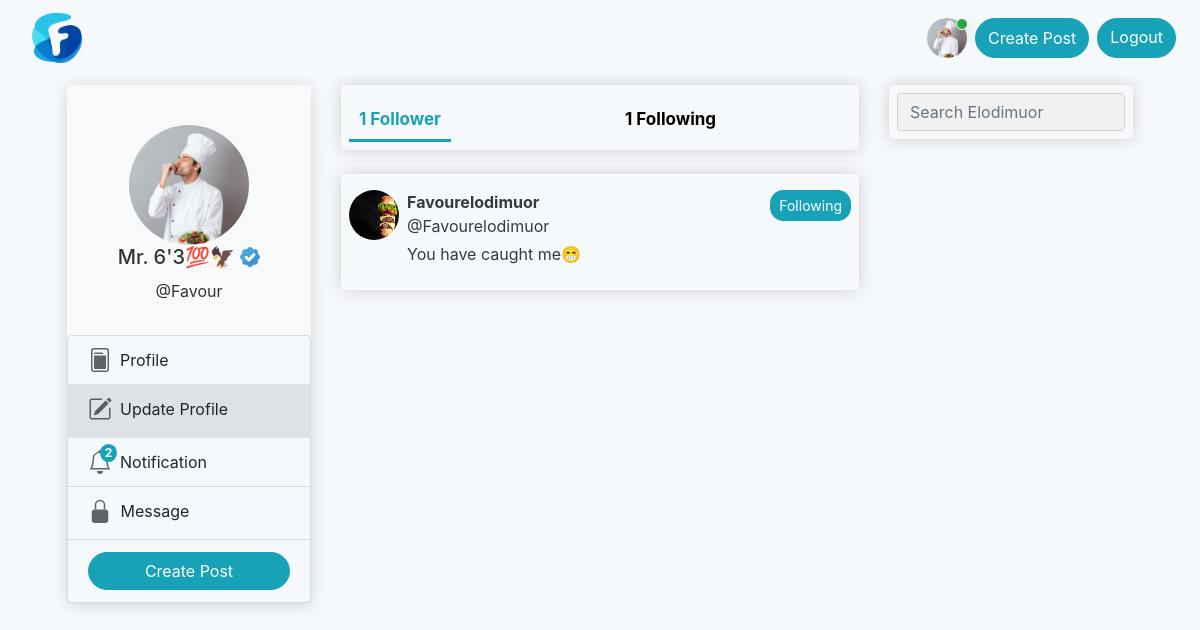
/testu/follow/ (signed in), run on the app's committed database.
### users/models.py (models this page shows, shortened)
class User(AbstractUser):
    display_name = models.CharField(max_length=20, null=True, blank=True)
    about = models.CharField(max_length=255, null=True, blank=True)
    image = models.ImageField(default='profile.png', upload_to='profile_picture')
    follower = models.ManyToManyField(settings.AUTH_USER_MODEL, blank=True, related_name='follower_list')
    following = models.ManyToManyField(settings.AUTH_USER_MODEL, blank=True, related_name='following_list')
    background_image = models.ImageField(default="WIN_20220328_15_20_55_Pro.jpg", upload_to="profile_background_image")
    account_visit = models.IntegerField(default=0)
    account_engaged = models.IntegerField(default=0)
    has_viewed = models.BooleanField(default=False)
    is_verified = models.BooleanField(default=False)
    post_notification = models.ManyToManyField(settings.AUTH_USER_MODEL, blank=True, related_name='post_notify')
    mute_list = models.ManyToManyField(settings.AUTH_USER_MODEL, blank=True, related_name='mute')
    block_list = models.ManyToManyField(settings.AUTH_USER_MODEL, blank=True, related_name='block')

### users/views.py (the view)
# urls.py: path("<str:username>/follow/", user_views.follower_view, name="follow"),
@login_required
def follower_view(request, username):
    obj = get_object_or_404(User, username=username)
    notification_count = Notification.objects.filter(user=request.user, is_seen=False).count()
    post_notification_count = PostNotification.objects.filter(user=request.user, is_seen=False).count()
    follower = obj.follower.all()
    following = obj.following.all()
    context = {
        "follower": follower,
        "following": following,
        "notification_count": notification_count,
        "post_notification_count": post_notification_count,
    }
    return render(request, "users/follows.html", context)

### users/templates/users/follows.html (shortened to what this page needs)
{% extends 'blog/base.html' %}
{% load humanize %}
{% load static %}
{% load subtract %}
{% block content %}
<div class="col-lg-6">
    <div class="box-element">
        <div class="tab row mt-2">
            <div class="col-lg-6 col-6">
                <button class="tablinks" id="defaultOpen" onclick="openCity(event, 'Paris')">
                    <b>{{ follower.count }} Follower</b>
                </button>
            </div>
            <div class="col-lg-6 col-6" id="Following">
                <button class="tablinks" onclick="openCity(event, 'Tokyo')">
                    <b>{{ following.count }} Following</b>
                </button>
            </div>
        </div>
    </div>
    <br>
    <div id="Paris" class="tabcontent">
        {% for follow in follower %}
        <div class="box-element mb-3">
            <div class="content-section">
                <div class="media mt-2">
                    <a href="{% url 'a_follower_post_view' follow %}">
                        <img class="rounded-circle" style="width:50px;height:50px" src="{{ follow.image.url }}"
                             alt="">
                    </a>
                    <div class="media-body">
                        <a href="{% url 'a_follower_post_view' follow %}" class="text-decoration-none text-dark">
                            <strong class="account-heading ml-2">
                                {% if follow.display_name %}
                                {{ follow.display_name }}
                                {% else %}
                                {{follow}}
                                {% endif %}
                            </strong>
                        </a>
                        {% if follow in request.user.following.all %}
                        <button style="border-radius:13px;" data-href="{% url 'follower-api' follow %}"
                                class="btn follow-btn btn-info btn-sm float-right" id="follow-btn">Following
                        </button>
                        {% else %}
                        <a data-href="{% url 'follower-api' follow %}" style="border-radius:13px;"
                           class="btn btn-outline-info follow-btn btn-sm float-right"
                           id="follow-buttonn">Follow
                        </a>
                        {% endif %}
                        <a href="{% url 'a_follower_post_view' follow %}" class="text-decoration-none text-dark">
                            <p class="account-heading ml-2 mb-1">@{{ follow }}</p>
                            <p class="account-heading ml-2">{{ follow.about }}</p>
                        </a>
                    </div>
                </div>
            </div>
        </div>
        {% endfor %}
    </div>
</div>
<div class="col-lg-3">
    <div class="box-element">
        <form action="{% url 'search' %}" autocomplete="off" method="GET" value="{{request.GET.q}}">
            <input type="text" name="q" value="{{request.GET.q}}" class="form-control"
                   placeholder="Search Elodimuor"/>
        </form>
    </div>
    <br>
</div>
{% endblock %}

### blog/templates/blog/base.html (shortened to what this page needs)
<!DOCTYPE html>
{% load crispy_forms_tags %}
{% load static %}
{% load humanize %}
<html lang="en">
<head>
    <link href="https://cdn.jsdelivr.net/npm/bootstrap@5.1.3/dist/css/bootstrap.min.css" rel="stylesheet"
>
    <link rel="stylesheet" href="https://stackpath.bootstrapcdn.com/bootstrap/4.5.0/css/bootstrap.min.css"
>
    <link href="https://stackpath.bootstrapcdn.com/bootstrap/4.4.1/css/bootstrap.min.css" rel="stylesheet"
          type="text/css"/>
    <link rel="stylesheet" href="https://cdn.jsdelivr.net/npm/bootstrap@4.6.1/dist/css/bootstrap.min.css"
>
    <link rel="stylesheet" href="https://cdnjs.cloudflare.com/ajax/libs/animate.css/4.1.1/animate.min.css"/>
    <link rel="stylesheet" href="https://cdnjs.cloudflare.com/ajax/libs/animate.css/3.7.2/animate.min.css">
    <link rel="stylesheet" href="{% static 'css/bootstrap.css' %}">
    <link rel="stylesheet" href="{% static 'css/main.css' %}">
    <link rel="stylesheet" href="{% static 'css/search.css' %}">
</head>
<body id="page-top">
{% include 'blog/navbar.html' %}
<div class="container">
    <div class="row">
        <div class="col-lg-3 phone_size">
            <div class="sticky-top" style="top: 80px">
                <div class="card border-0">
                    <div align="center" class="customer-profile">
                        <br>
                        <img width="120" height="120" background="#fff" color="#fff"
                             class="rounded-circle customer-image " src="{{ user.image.url }}">
                        <h5>
                            {% if user.display_name %}
                            {{ user.display_name }}
                            {% else %}
                            {{ user }}
                            {% endif %}
                            {% if user.is_verified %}
                            <img width="20px" height="20px" class="mb-1"
                               src="{% static 'images/verify.png' %}" alt="">
                            {% endif %}
                        </h5>
                        <p class="text-truncate">@{{ user }}</p>
                    </div>
                    <ul class="customer-nav list-group">
                        <a href="{% url 'a_follower_post_view' user %}" class=" list-group-item">
                            <div class="media">
                                <div class="media-body ml-2">
                                    Profile
                                </div>
                            </div>
                        </a>
                        <a href="{% url 'update_profile' %}" class="active list-group-item">
                            <div class="media">
                                <div class="media-body ml-1" >
                                    Update Profile
                                </div>
                            </div>
                        </a>
                        <a href="{% url 'notification' %}" class="list-group-item">
                            <div class="media">
                                {% if notification_count or post_notification_count %}
                                <div class="badge badge_ badge-info badge-counter rounded-circle"
                                     style="" id="notification">
                                    {{ notification_count|add:post_notification_count|intword }}
                                </div>
                                {% endif %}
                                <div class="media-body ml-2">
                                    Notification
                                </div>
                            </div>
                        </a>
                        <a href="#" class="d-flex justify-content-between align-items-center list-group-item">
                            <span>
                                Message
                            </span>
                        </a>
                        <a data-target="#postModal" data-toggle="modal" href=""
                           class="d-flex justify-content-between align-items-center list-group-item">
                            <button class="btn btn-info btn-block">
                                Create Post
                            </button>
                        </a>
                    </ul>
                </div>
            </div>
        </div>
        <br>
        <br>
        {% block content %} {% endblock %}
    </div>
</div>
<div class="toast-container toast-bottom-center" style="height: 10px;">
</div>
</body>
</html>

### blog/templates/blog/navbar.html (shortened to what this page needs)
{% load static %}
{% load humanize %}
<div class="container">
<nav style="background-color: #f6f9fc !important;" class="bg-light navbar  navbar-expand-lg navbar-light fixed-top mb-5">
    <div class="form-inline my-2 my-lg-0">
        <a class="navbar-brand ml-3 d-flex" href="{% url 'blog_home' %}">
            <img src="{% static 'images/falcon_LGfm6ox.png' %}" width="50" height="50" alt="">
        </a>
    </div>
    <nav id="navbar_main" class="mobile-offcanvas navbar navbar-expand-lg navbar-light bg-light"
         style="background-color: #f6f9fc !important;">
    </nav>
    <div class="navbar-collapse mr-auto order-lg-2 collapse hide_nav" id="navbarCollapse" style="">
        <div class="collapse d-flex navbar-collapse" id="navbarSupportedContent">
            <ul class="navbar d-flex navbar-nav float-left me-auto">
                <li class="nav-item">
                    <a class="nav-link active" aria-current="page" href="/"></a>
                </li>
            </ul>
            <form class="d-flex" method="get" action="{% url 'search' %}">
                <a href="{% url 'a_follower_post_view' request.user %}">
                <img src="{{ user.image.url }}" width="40" height="40" class="rounded-circle mr-2 user-image" alt=""></a>
                <div class="badge badge-success shadow badge-counter rounded-circle user_badge"
                     style="margin-left: 29px;">
                </div>
                <button type="button" data-target="#postModal" data-toggle="modal" class="btn btn-info mr-2">Create Post
                </button>
                {% if request.user.is_authenticated %}
                <a href="{% url 'logout' %}" class="btn btn-info mr-2">Logout
                </a>
                {% endif %}
            </form>
        </div>
    </div>
</nav></div>

### static/css/main.css (style rules this page uses)
body { background-color: #f6f9fc !important; color: #333333; margin-top: 5rem; }
.box-element { box-shadow:hsl(0, 0%, 80%) 0 0 16px; background-color: ; border-radius: 4px; padding: 8px; }
.container { margin-top: .5rem; max-width: 90%; padding-right: 7px; padding-left: 7px; margin-top: 85px; }
.btn { border-radius: 24px }
.badge_ { border-radius:100%; position:absolute; top:6px; left: 32px; }
.badge_ { display: inline-block; padding: .25em .4em; font-size: 75%; font-weight: 700; line-height: 1; text-align: center; white-space: nowrap; vertical-align: baseline; border-radius: .35rem; }
.card { box-shadow: 0 2px 1rem rgba(0,0,0,.15); }
.border-0 { border: 0!important; }
.card { position: relative; display: -webkit-flex; display: flex; -webkit-flex-direction: column; flex-direction: column; min-width: 0; word-wrap: break-word; background-color: transparent; background-clip: border-box; border: 0 solid transparent; border-radius: 5px; }
.customer-profile { padding: 1rem; text-align: center; background: #f8f9fa; }
.customer-nav a { text-decoration: none; background-color: transparent; }
.customer-nav .list-group-item.active { border-color: #dee2e6; background: #dee2e6; color: #212529; }
.toast-bottom-left, .toast-bottom-center, .toast-bottom-right { bottom: 1.5rem; }
.toast-container { position: fixed; z-index: 2; padding-top: 80px; left: 0; top: 0; width: 100%; height: auto; }

### static/css/search.css (style rules this page uses)
.tab { overflow: auto; }
.tab button { background-color: inherit; float: left; border: none; outline: none; cursor: pointer; padding: 6px 10px; transition: .3s; font-size: 17px; }
.tab button.active { background-colo: #007bff !important; color: #17a2b8 !important; border-bottom: 3px solid #17a2b8; }
.tabcontent { display: none; border-top: none; }
* { box-sizing: border-box; }
input { border: 1px solid transparent; background-color: #f1f1f1; padding: 10px; font-size: 16px; }
input[type=text] { background-color: #f1f1f1; width: 100%; }

### blog/templates/blog/navbar.html (style rules this page uses)
body { overflow-x: hidden; }
.user-image { position:relative; }
.user_badge { border-radius:50%; border: 1px white solid; position:absolute; top:18px; width: 12px; height: 12px; }

### users/templates/users/follows.html (style rules this page uses)
.tab { overflow: auto; }
.tab button { background-color: inherit; float: left; border: none; outline: none; cursor: pointer; padding: 6px 10px; transition: .3s; font-size: 17px; }
.tab button.active { background-colo: #007bff !important; color: #17a2b8 !important; border-bottom: 3px solid #17a2b8; }
.tabcontent { display: none; border-top: none; }

### data on the page
User: image (picture), display_name "Mr. 6'3💯🦅", username "Favour"
User: image (picture), username "Favourelodimuor", shows "Following", about "You have caught me😁"

### other printed values
{{ notification_count|add:post_notification_count|intword }} "2"
{{ follower.count }} "1"
{{ following.count }} "1"
